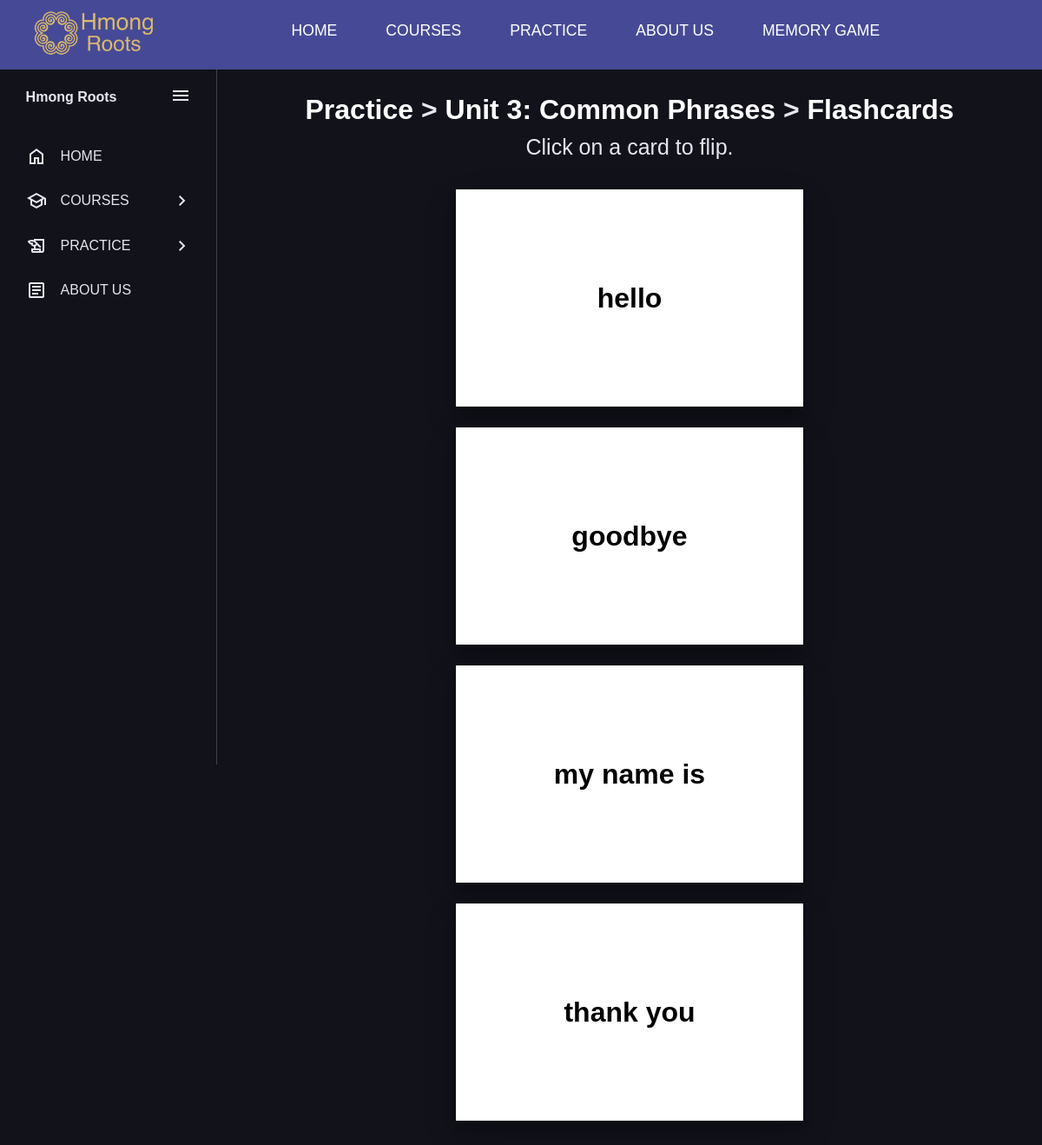
/practice/p3_phrases/flashcards/, run on the app's committed database.
### main/models.py (models this page shows, shortened)
class Word(models.Model):
    english_word = models.CharField(max_length=255)
    hmong_word = models.CharField(max_length=255)
    category = models.CharField(max_length=255, blank=True, null=True)
    male_audio_url = models.TextField(blank=True, null=True)
    female_audio_url = models.TextField(blank=True, null=True)
    pronunciation_video_url = models.TextField(blank=True, null=True)
    real_video_url = models.TextField(blank=True, null=True)
    animated_video_url = models.TextField(blank=True, null=True)
    image_filename = models.CharField(max_length=255, blank=True, null=True)

### main/views.py (the view)
# urls.py: path('practice/p3_phrases/flashcards/', views.p3_phrases_cards, name='p3_phrases_cards'),
def p3_phrases_cards(request):
    words = Word.objects.filter(category="Common Phrases")
    return render(request, 'practice/p3_phrases_cards.html', {'words': words})

### main/templates/practice/p3_phrases_cards.html
{% extends 'base.html' %}
{% load static %}
{% block content %}
<h1>
    <a href="{% url 'practice' %}" class="heading-link">Practice</a>
     >
    <a href="{% url 'p3_phrases' %}" class="heading-link">Unit 3: Common Phrases</a>
     >
    <a href="{% url 'p3_phrases_cards' %}" class="heading-link">Flashcards</a>
</h1>
<p style="text-align: center; margin-top: 15px; margin-bottom: 5px; font-size: 25px;">Click on a card to flip.</p>
<div id="flashcard-container" class="flashcard-container">
    {% for word in words %}
    <div class="card-wrapper">
        <div class="card-body">
            <div class="card-front">
                <p>{{ word.english_word }}</p>
            </div>
            <div class="card-back">
                <p>{{ word.hmong_word }}</p>
            </div>
        </div>
    </div>
    {% endfor %}
</div>
{% endblock %}

### main/static/css/styles.css (style rules this page uses)
:root { --base-color: #11121a; --line-color: #42434a; --hover-color: #222533; --text-color: #e6e6ef; --accent-color: #f77062; --secondary-text-color: #b0b3c1; --secondary-color: #464A96; }
* { box-sizing: border-box; margin: 0; padding: 0; font-family: 'Poppins', sans-serif; }
html { line-height: 1.5rem; }
h1 { text-align: center; margin-top: 5px; margin-bottom: 5px; line-height: 1; }
.flashcard-container { display: flex; flex-wrap: wrap; justify-content: center; gap: 1.5rem; padding: 2rem 0; }
.card-wrapper { width: 25rem; height: 250px; perspective: 1000px; }
.card-body { position: relative; width: 100%; height: 100%; text-align: center; transition: transform 0.6s; transform-style: preserve-3d; box-shadow: 0 15px 35px rgba(0,0,0,0.2), 0 5px 15px rgba(0,0,0,0.19); cursor: pointer; }
.card-front, .card-back { background-color: #ffffff; position: absolute; width: 100%; height: 100%; backface-visibility: hidden; display: flex; align-items: center; justify-content: center; font-size: xx-large; padding: 1rem; flex-direction: column; }
.card-back { transform: rotateX(180deg); }
.card-front p, .card-back p { margin: 0; font-weight: bold; color: black; }
.heading-link { color: #fff; justify-content: center; text-decoration: none; }

### data on the page
Word: english_word "hello"
Word: english_word "goodbye"
Word: english_word "my name is"
Word: english_word "thank you"
